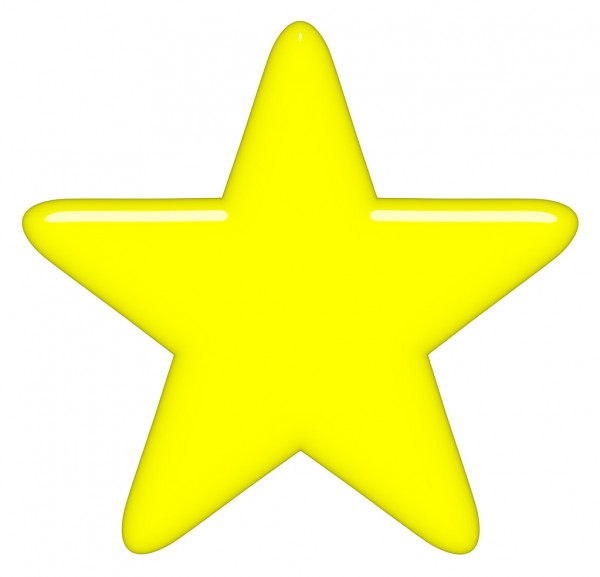
#> input picture Open CV/Day5/star.jpg, 600 x 577 px, given in place of the camera
$ python HSV_101_trackbar.py
#> lines starting #> are read from the running program, lines starting #| are printed output that depends on the picture; after the words box and inside, x2 and y2 are one past the last pixel; in counts of white or black regions, pixels touching at a corner belong together
### Open CV/Day5/util.py
import cv2
import numpy as np

def call_back(x):
    pass

def create(name):
#> called with name = 'HSV'
    image = cv2.namedWindow(name)
    cv2.moveWindow(name, 1000,0)
    cv2.createTrackbar('H_high', name, 255, 255, call_back)
    cv2.createTrackbar('H_low', name, 0, 255, call_back)
#> slider 'H_low' is set to 51
    cv2.createTrackbar('S_high', name, 255, 255, call_back)
    cv2.createTrackbar('S_low', name, 0, 255, call_back)
#> slider 'S_low' is set to 51
    cv2.createTrackbar('V_high', name, 255, 255, call_back)
    cv2.createTrackbar('V_low', name, 0, 255, call_back)
#> slider 'V_low' is set to 51

def extract(name):
    H_high = cv2.getTrackbarPos('H_high', name)
    H_low = cv2.getTrackbarPos('H_low', name)
    S_high = cv2.getTrackbarPos('S_high', name)
    S_low = cv2.getTrackbarPos('S_low', name)
    V_high = cv2.getTrackbarPos('V_high', name)
    V_low = cv2.getTrackbarPos('V_low', name)

    return (
        (H_low, S_low, V_low),
        (H_high, S_high, V_high) )

### Open CV/Day5/HSV_101_trackbar.py
import cv2
import numpy as np

import util as extractor

extractor.create('HSV')
cap = cv2.VideoCapture(0)

while True:

	_, frame = cap.read()
#> frame is the input picture: shape (577, 600, 3); mean B, G, R 158.6, 252.2, 252.2
	hsv_img = cv2.cvtColor(frame, cv2.COLOR_BGR2YCR_CB)
#> hsv_img: shape (577, 600, 3); mean of channels 0, 1, 2 241.5, 135.7, 81.2

	low, high = extractor.extract('HSV')
	low = np.array(list(low))
	high = np.array(list(high))

	mask = cv2.inRange(hsv_img, low, high)
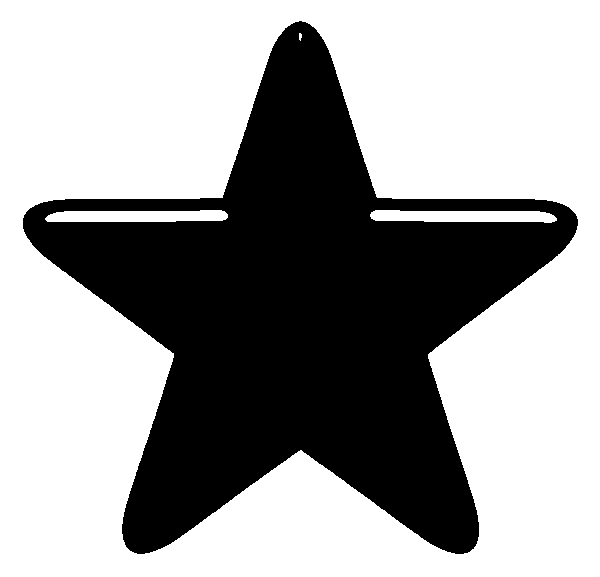
#> mask: shape (577, 600); 62.8% white; 1 black region, box (x1, y1, x2, y2) and area: (23, 21, 578, 554) 128763
	res = cv2.bitwise_and(frame, frame, mask =  mask)
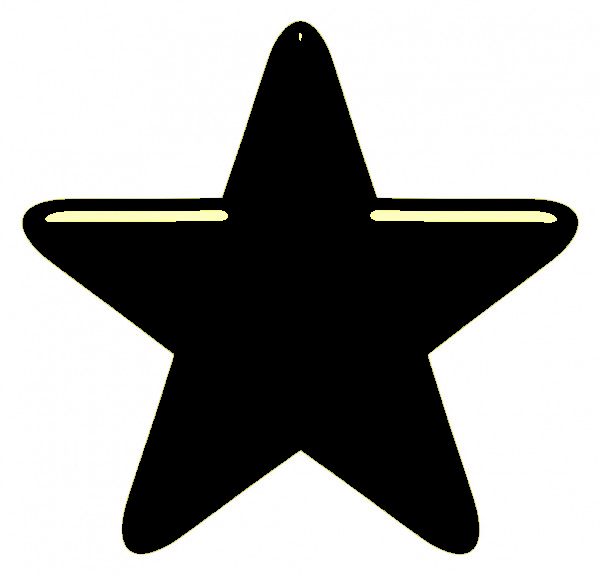
#> res: shape (577, 600, 3); mean B, G, R 158.2, 159.6, 159.6

	cv2.imshow("res", res)
	if cv2.waitKey(1) & 0xFF == ord('q'):
#> (key q is pressed here)
		break

cv2.destroyAllWindows()
cap.release()
